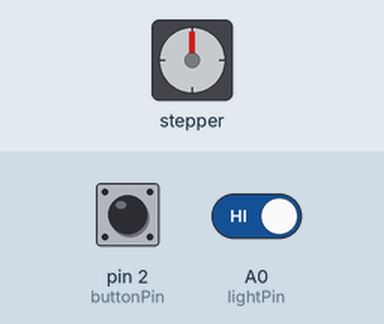
The sketch below on a simulated Arduino Uno, built with avr-gcc and run on an emulated ATmega328P. Parts: stepper motor. The inputs (shaded band) are chosen by the test bench; at power-on: A0 (lightPin) HIGH, pin 2 (buttonPin) HIGH. Stepper angles assume 2048 steps per turn; what the sketch prints to the serial monitor is not drawn.

Above: at 1.2 s.
1.3 s: A0 (lightPin) driven LOW
At 1.76 s:
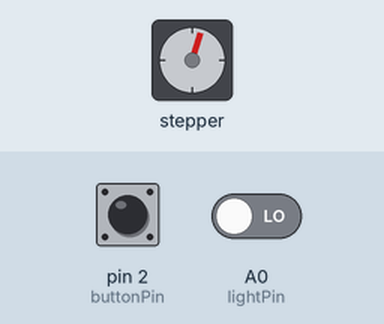
At 2.38 s:
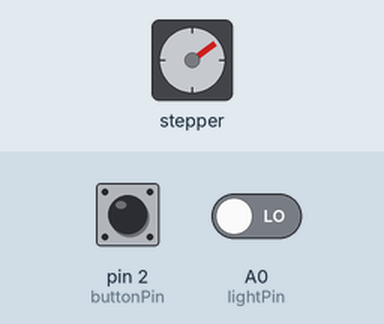
4.3 s: pin 2 (buttonPin) pulled LOW for 0.15 s
At 4.46 s:
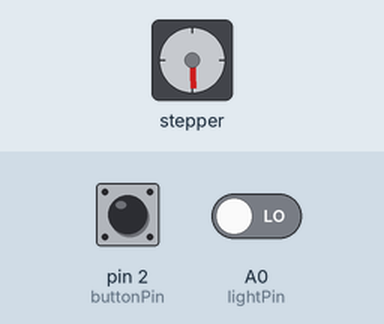
7.4 s: pin 2 (buttonPin) pulled LOW for 1 s
Timing chart, 0 to 20.4 s (numbered marks = the images above; inputs shaded):
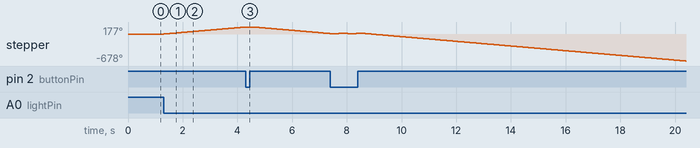

Measured:
- after the input at 1.3 s, stepper: keeps turning clockwise at about 59°/s, starting at once

The sketch:

Day9_Light_Control_Stepper.ino
```cpp
#include <Stepper.h>

const int stepsPerRevolution = 2048;

Stepper myStepper(stepsPerRevolution, 8, 10, 9, 11);

const int buttonPin = 2;
const int lightPin = A0;

bool isForward = true;

void setup() {
  pinMode(buttonPin, INPUT_PULLUP);
  Serial.begin(9600);
  myStepper.setSpeed(15);
}

void loop() {
  if (digitalRead(buttonPin) == LOW) {
    isForward = !isForward;
    Serial.println(isForward ? "切换到正转方向" : "切换到反转方向");
    delay(300);
  }

  if (digitalRead(lightPin) == LOW) {
    myStepper.step(isForward ? 8 : -8);
    delay(8);
  } else {
    delay(8);
  }
}
```
